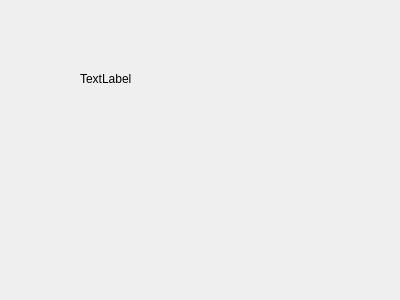
<?xml version="1.0" encoding="UTF-8"?>
<ui version="4.0">
 <class>WSecundario</class>
 <widget class="QWidget" name="WSecundario">
  <property name="geometry">
   <rect>
    <x>0</x>
    <y>0</y>
    <width>400</width>
    <height>300</height>
   </rect>
  </property>
  <property name="windowTitle">
   <string>Form</string>
  </property>
  <widget class="QLabel" name="label">
   <property name="geometry">
    <rect>
     <x>80</x>
     <y>70</y>
     <width>67</width>
     <height>17</height>
    </rect>
   </property>
   <property name="text">
    <string>TextLabel</string>
   </property>
  </widget>
 </widget>
 <resources/>
 <connections/>
</ui>
